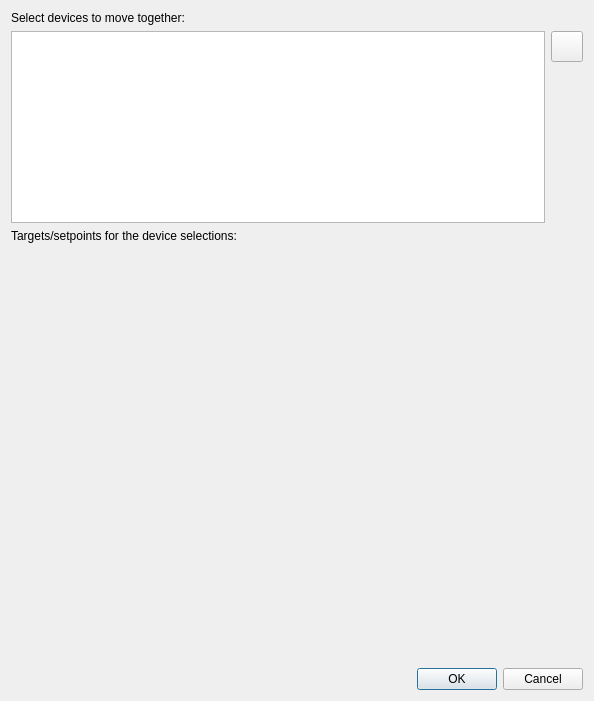
<?xml version="1.0" encoding="UTF-8"?>
<ui version="4.0">
 <class>Dialog</class>
 <widget class="QDialog" name="Dialog">
  <property name="geometry">
   <rect>
    <x>0</x>
    <y>0</y>
    <width>594</width>
    <height>701</height>
   </rect>
  </property>
  <property name="windowTitle">
   <string>Other devices</string>
  </property>
  <layout class="QVBoxLayout" name="verticalLayout">
   <item>
    <widget class="QLabel" name="label_2">
     <property name="text">
      <string>Select devices to move together:</string>
     </property>
    </widget>
   </item>
   <item>
    <layout class="QHBoxLayout" name="horizontalLayout">
     <item>
      <widget class="QListWidget" name="devList">
       <property name="sizePolicy">
        <sizepolicy hsizetype="Expanding" vsizetype="Expanding">
         <horstretch>0</horstretch>
         <verstretch>1</verstretch>
        </sizepolicy>
       </property>
       <property name="selectionMode">
        <enum>QAbstractItemView::MultiSelection</enum>
       </property>
       <property name="isWrapping" stdset="0">
        <bool>true</bool>
       </property>
       <property name="viewMode">
        <enum>QListView::ListMode</enum>
       </property>
      </widget>
     </item>
     <item>
      <layout class="QVBoxLayout" name="verticalLayout_2">
       <item>
        <widget class="QToolButton" name="addBtn">
         <property name="toolTip">
          <string>Add a setpoint table for selected devices</string>
         </property>
         <property name="icon">
          <iconset resource="../../../../resources/nicos-gui.qrc">
           <normaloff>:/add</normaloff>:/add</iconset>
         </property>
         <property name="iconSize">
          <size>
           <width>24</width>
           <height>24</height>
          </size>
         </property>
        </widget>
       </item>
       <item>
        <spacer name="verticalSpacer">
         <property name="orientation">
          <enum>Qt::Vertical</enum>
         </property>
         <property name="sizeHint" stdset="0">
          <size>
           <width>20</width>
           <height>40</height>
          </size>
         </property>
        </spacer>
       </item>
      </layout>
     </item>
    </layout>
   </item>
   <item>
    <widget class="QLabel" name="label">
     <property name="text">
      <string>Targets/setpoints for the device selections:</string>
     </property>
    </widget>
   </item>
   <item>
    <widget class="QScrollArea" name="scrollArea">
     <property name="sizePolicy">
      <sizepolicy hsizetype="Expanding" vsizetype="Expanding">
       <horstretch>0</horstretch>
       <verstretch>2</verstretch>
      </sizepolicy>
     </property>
     <property name="frameShape">
      <enum>QFrame::NoFrame</enum>
     </property>
     <property name="horizontalScrollBarPolicy">
      <enum>Qt::ScrollBarAlwaysOff</enum>
     </property>
     <property name="widgetResizable">
      <bool>true</bool>
     </property>
     <widget class="QWidget" name="scrollAreaWidgetContents">
      <property name="geometry">
       <rect>
        <x>0</x>
        <y>0</y>
        <width>582</width>
        <height>416</height>
       </rect>
      </property>
     </widget>
    </widget>
   </item>
   <item>
    <widget class="QDialogButtonBox" name="buttonBox">
     <property name="orientation">
      <enum>Qt::Horizontal</enum>
     </property>
     <property name="standardButtons">
      <set>QDialogButtonBox::Cancel|QDialogButtonBox::Ok</set>
     </property>
    </widget>
   </item>
  </layout>
 </widget>
 <tabstops>
  <tabstop>buttonBox</tabstop>
 </tabstops>
 <resources>
  <include location="../../../../resources/nicos-gui.qrc"/>
 </resources>
 <connections>
  <connection>
   <sender>buttonBox</sender>
   <signal>accepted()</signal>
   <receiver>Dialog</receiver>
   <slot>accept()</slot>
   <hints>
    <hint type="sourcelabel">
     <x>248</x>
     <y>254</y>
    </hint>
    <hint type="destinationlabel">
     <x>157</x>
     <y>274</y>
    </hint>
   </hints>
  </connection>
  <connection>
   <sender>buttonBox</sender>
   <signal>rejected()</signal>
   <receiver>Dialog</receiver>
   <slot>reject()</slot>
   <hints>
    <hint type="sourcelabel">
     <x>316</x>
     <y>260</y>
    </hint>
    <hint type="destinationlabel">
     <x>286</x>
     <y>274</y>
    </hint>
   </hints>
  </connection>
 </connections>
</ui>
